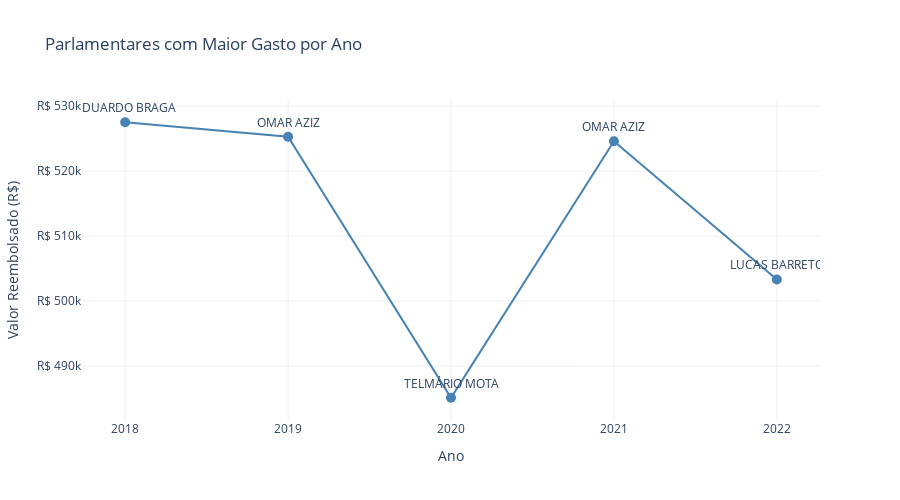

Here is the notebook cell this chart was saved with:
### Code cell
import plotly.graph_objects as go

# Organizar os dados
anos = maior_por_ano_top['ano'].astype(str)
nomes = maior_por_ano_top['nome_parlamentar']
valores = maior_por_ano_top['valor_reembolsado']

# Criar o gráfico interativo
fig = go.Figure()

# Adiciona a linha principal
fig.add_trace(go.Scatter(
    x=anos,
    y=valores,
    mode='lines+markers+text',
    text=nomes,
    textposition='top center',
    marker=dict(size=10, color='steelblue'),
    line=dict(color='steelblue'),
    name='Gastos'
))

# Título e rótulos
fig.update_layout(
    title='Parlamentares com Maior Gasto por Ano',
    xaxis_title='Ano',
    yaxis_title='Valor Reembolsado (R$)',
    template='plotly_white',
    height=500,
)

# Formatação do eixo Y como moeda
fig.update_yaxes(tickprefix="R$ ")

# Exibir o gráfico
fig.show()

### Figure 1 — Plotly figure (JSON) as saved in the notebook; plotly's stock layout.template omitted (floating-point values rounded to 4 significant figures)
{"data": [{"line": {"color": "steelblue"}, "marker": {"color": "steelblue", "size": 10}, "mode": "lines+markers+text", "name": "Gastos", "text": ["EDUARDO BRAGA", "OMAR AZIZ", "TELMÁRIO MOTA", "OMAR AZIZ", "LUCAS BARRETO"], "textposition": "top center", "type": "scatter", "x": ["2018", "2019", "2020", "2021", "2022"], "y": [527500.0, 525300.0, 485100.0, 524600.0, 503300.0]}], "layout": {"height": 500, "title": {"text": "Parlamentares com Maior Gasto por Ano"}, "xaxis": {"title": {"text": "Ano"}}, "yaxis": {"tickprefix": "R$ ", "title": {"text": "Valor Reembolsado (R$)"}}}}
